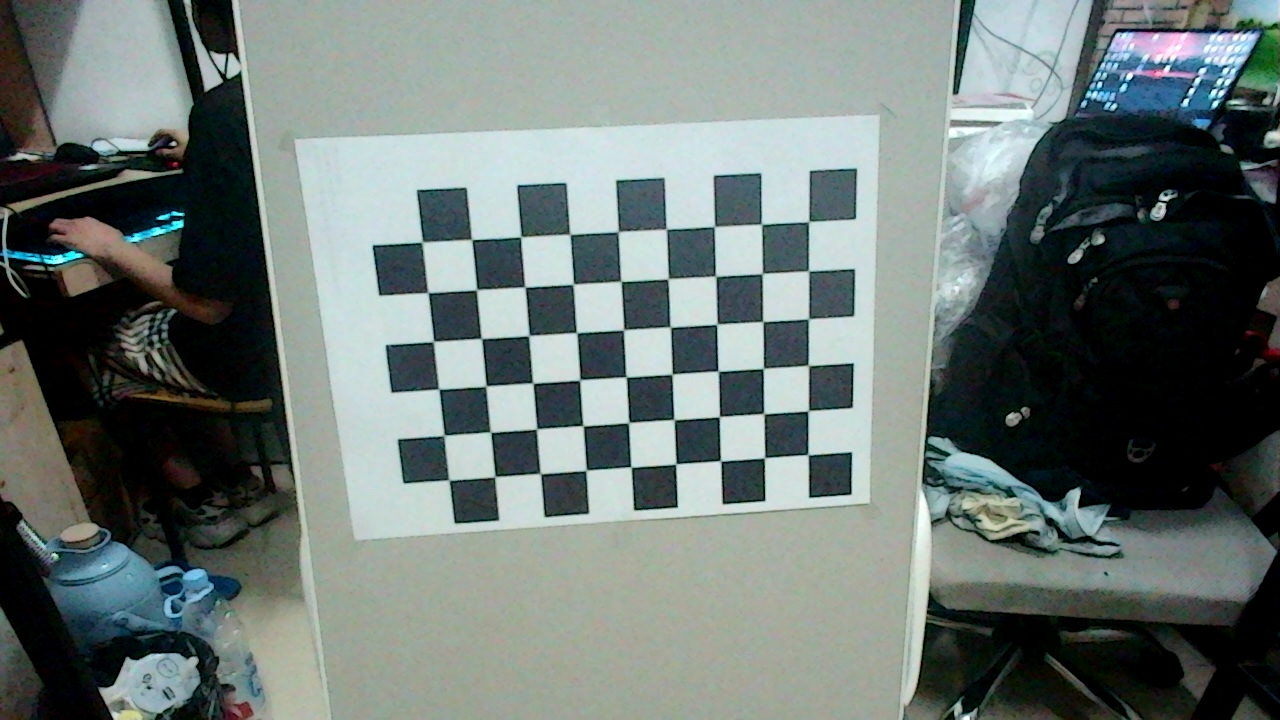
#> input picture HFUT_SmartGlasses/dev_tools/cam_demarcate_tool/l_imgs/l_cam_img0.jpg, 1280 x 720 px; its folder holds only this picture in this run
$ python cam_demarcate_tool.py
#> lines starting #> are read from the running program, lines starting #| are printed output that depends on the picture; after the words box and inside, x2 and y2 are one past the last pixel; in counts of white or black regions, pixels touching at a corner belong together; long printed decimals are rounded
import cv2
import numpy as np
import glob
"""
张氏标定相关具体讲解和相机采样过程，respect to 张正友：
（上、中、下）
https://blog.csdn.net/qq_37059483/article/details/79481014
https://blog.csdn.net/qq_37059483/article/details/79482541
https://blog.csdn.net/qq_37059483/article/details/79836411
"""
# 设置寻找亚像素角点的参数，采用的停止准则是最大循环次数30和最大误差容限0.001
criteria = (cv2.TERM_CRITERIA_MAX_ITER | cv2.TERM_CRITERIA_EPS, 30, 0.001)

# 获取标定板角点的位置
objp = np.zeros((6 * 9, 3), np.float32)
objp[:, :2] = np.mgrid[0:9, 0:6].T.reshape(-1, 2)  # 将世界坐标系建在标定板上，所有点的Z坐标全部为0，所以只需要赋值x和y

obj_points = []  # 存储3D点
img_points = []  # 存储2D点

images = glob.glob("l_imgs/*.jpg")
for fname in images:
    img = cv2.imread(fname)
#> img is the input picture: shape (720, 1280, 3); mean B, G, R 115.6, 118.5, 107.7
    cv2.imshow('img', img)
    gray = cv2.cvtColor(img, cv2.COLOR_BGR2GRAY)
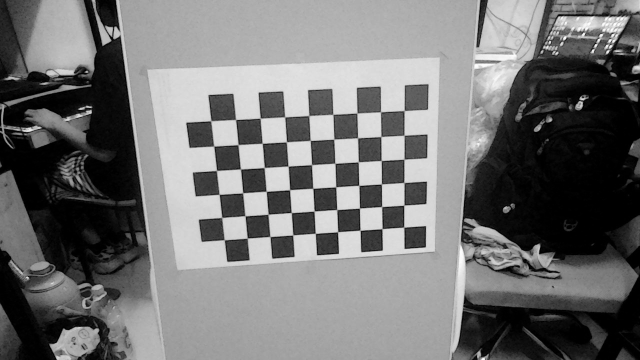
#> gray: shape (720, 1280) (shown at 1/2 size); min 0, max 255, mean 114.9

    size = gray.shape[::-1]
    ret, corners = cv2.findChessboardCorners(gray, (6, 9), None)
#> ret = True; corners = 54 rows, first 8: [809.2, 221.2], [808.5, 270.6], [808, 319.1], [808, 364.8], [808.4, 410.5], [807.6, 454.5], [761.4, 224], [761.9, 273.9]
    print(ret)
#| True

    if ret:

        obj_points.append(objp)

        corners2 = cv2.cornerSubPix(gray, corners, (5, 5), (-1, -1), criteria)  # 在原角点的基础上寻找亚像素角点
#> corners2 = 54 rows, first 8: [808.7, 221.5], [808.4, 270.9], [808.4, 318.9], [808.3, 365.4], [808.1, 410.8], [807.8, 454.6], [761.5, 224.2], [762.2, 273.6]
        # print(corners2)
        if [corners2]:
            img_points.append(corners2)
        else:
            img_points.append(corners)

        cv2.drawChessboardCorners(img, (8, 6), corners, ret)  # 记住，OpenCV的绘制函数一般无返回值
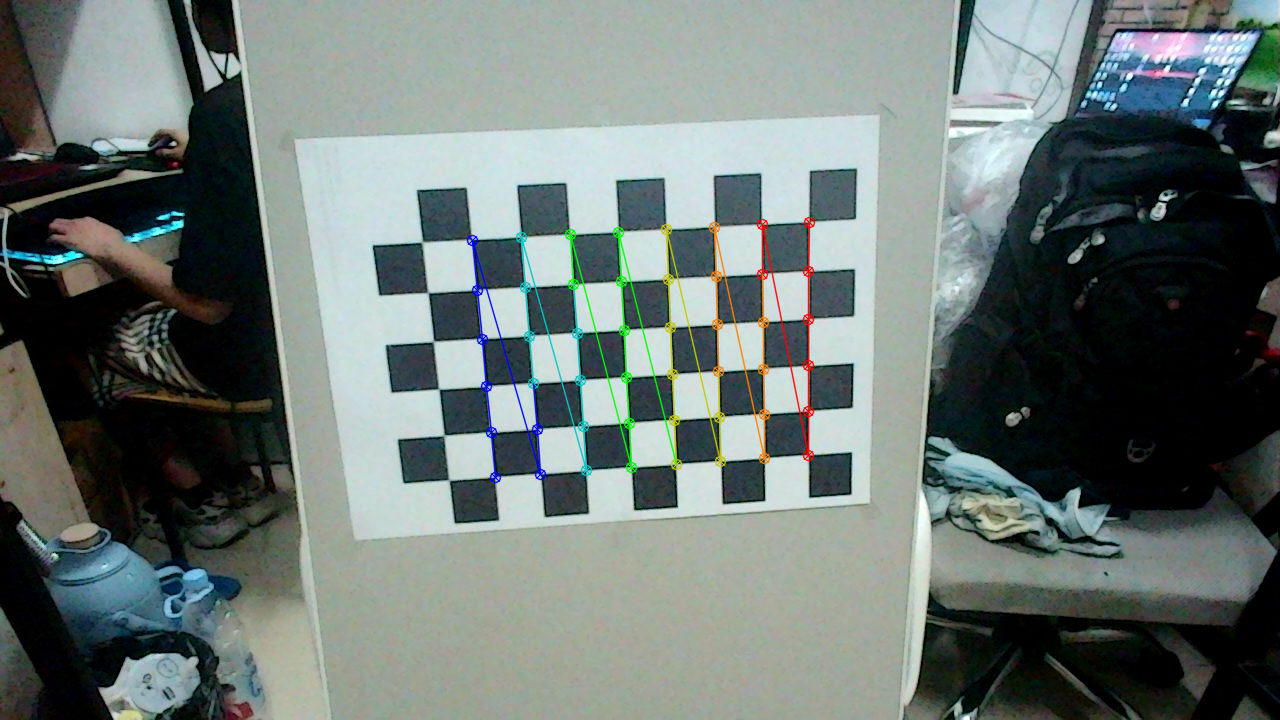
#> img: shape (720, 1280, 3); 1.57% of pixels changed, all inside (x1, y1, x2, y2) = (466, 216, 816, 484)
        cv2.imshow('img', img)
        cv2.waitKey(2000)

print(len(img_points))
#| 1
cv2.destroyAllWindows()

# 标定
ret, mtx, dist, rvecs, tvecs = cv2.calibrateCamera(obj_points, img_points, size, None, None)
#> ret = 80.35; mtx = [[35976, 0, 658.3], [0, 9685.6, 388.9], [0, 0, 1]]; dist = [[-309, -0.409, -3.77, -1.24, -6.3e-05]]; rvecs = ([-0.666, 1.32, 1.08],); tvecs = ([2.18, -3.69, 480.3],)

print("ret:", ret)
#| ret: 80.350
print("mtx:\n", mtx)  # 内参数矩阵
#| mtx:
#|  [[3.59759899e+04 0.00000000e+00 6.58250407e+02]
#|  [0.00000000e+00 9.68555886e+03 3.88901403e+02]
#|  [0.00000000e+00 0.00000000e+00 1.00000000e+00]]
print("dist:\n", dist)  # 畸变系数   distortion cofficients = (k_1,k_2,p_1,p_2,k_3)
#| dist:
#|  [[-3.08959137e+02 -4.08919814e-01 -3.77288820e+00 -1.24180134e+00
#|   -6.29730436e-05]]
print("rvecs:\n", rvecs)  # 旋转向量  # 外参数
#| rvecs:
#|  (array([[-0.6662],
#|        [ 1.318],
#|        [ 1.081]]),)
print("tvecs:\n", tvecs)  # 平移向量  # 外参数
#| tvecs:
#|  (array([[  2.176],
#|        [ -3.693],
#|        [480.343]]),)
print("-----------------------------------------------------")


import cv2
import glob  # python内建文件操作模块

l_imgs_path_list = glob.glob("l_imgs/*.jpg")
r_imgs_path_list = glob.glob("r_imgs/*.jpg")
for l_img_path in l_imgs_path_list:
    r_img_path = l_img_path.replace('l', 'r')
    l_img = cv2.imread(l_img_path)
    r_img = cv2.imread(r_img_path)
    cv2.imshow('l_img', l_img)
    cv2.imshow('r_img', r_img)

$ run again, on HFUT_SmartGlasses/dev_tools/cam_demarcate_tool/l_imgs/l_cam_img12.jpg
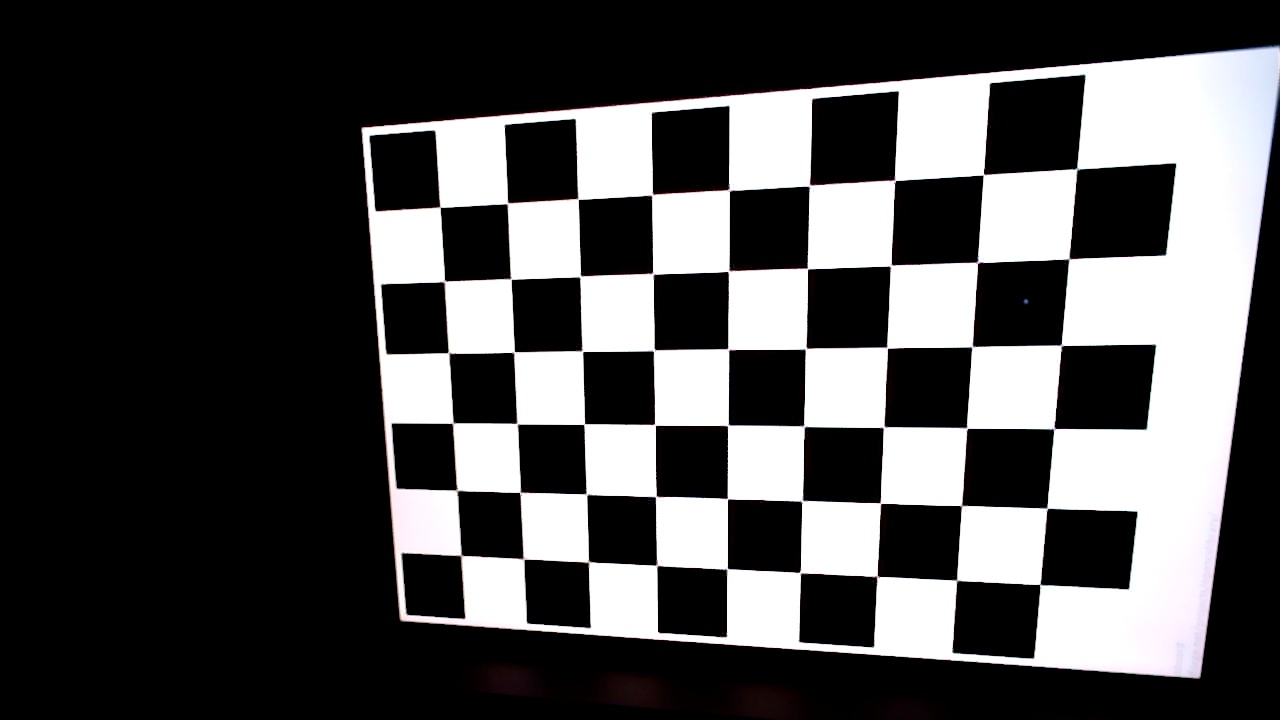
#> input picture HFUT_SmartGlasses/dev_tools/cam_demarcate_tool/l_imgs/l_cam_img12.jpg, 1280 x 720 px
#> img is the input picture: shape (720, 1280, 3); mean B, G, R 78.3, 77.8, 78.3
#> `ret, corners = cv2.findChessboardCorners(gray, (6, 9), None)`: ret = True; corners = 54 rows, first 8: [461, 555.5], [459.3, 488.6], [452.6, 420.2], [448.1, 355.5], [445.5, 282], [441, 208], [523, 559], [521.5, 492.5]
#| True
#> corners2 = 54 rows, first 8: [461, 555.4], [456.9, 490.2], [452.8, 423.2], [448.5, 352.7], [444.4, 281.3], [440.1, 207.1], [523.7, 559.1], [520, 492.4]
#> `cv2.drawChessboardCorners(img, (8, 6), corners, ret)`:
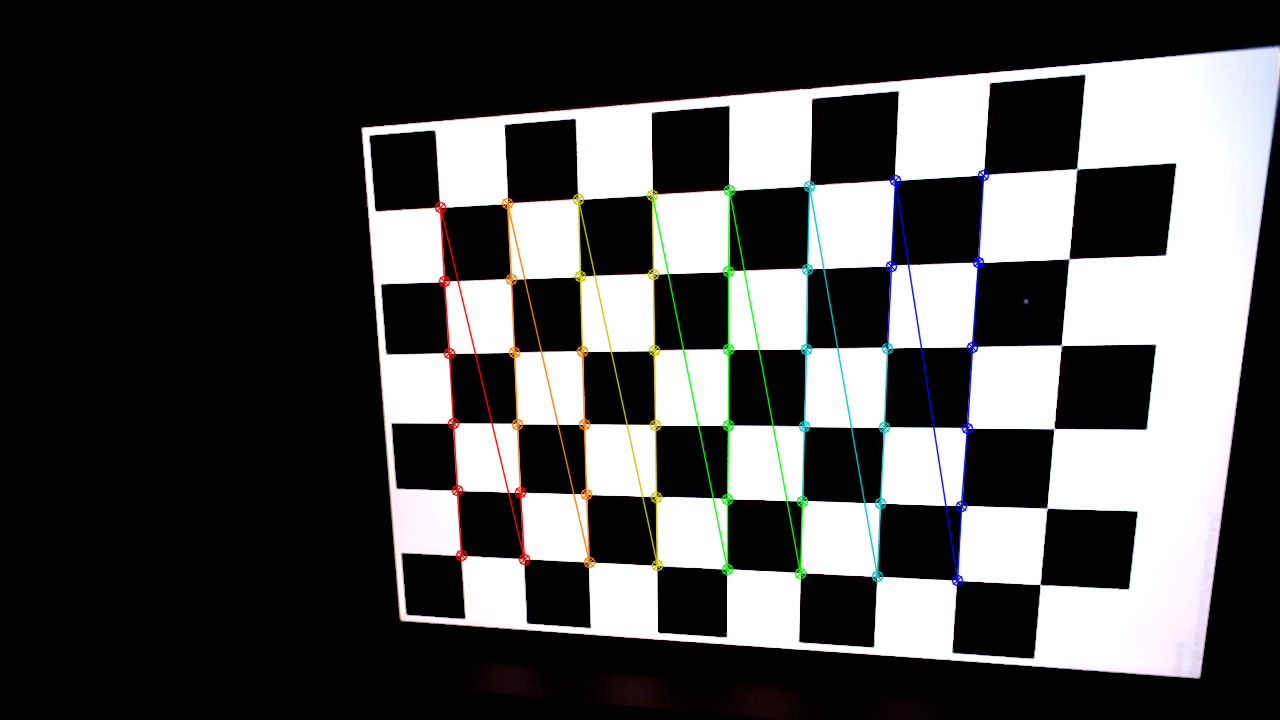
#> img: shape (720, 1280, 3); 2.26% of pixels changed, all inside (x1, y1, x2, y2) = (434, 169, 990, 587)
#| 1
#> `ret, mtx, dist, rvecs, tvecs = cv2.calibrateCamera(obj_points, img_poi..`: ret = 128.3; mtx = [[7260.9, 0, 565.8], [0, 13602.2, -132.3], [0, 0, 1]]; dist = [[949.3, -155944.4, -7.31, -2.83, -18864]]; rvecs = ([1.21, 1.1, -1.18],); tvecs = ([-1.02, 3.63, 105.1],)
#| ret: 128.310
#| mtx:
#|  [[ 7.26092463e+03  0.00000000e+00  5.65761194e+02]
#|  [ 0.00000000e+00  1.36021698e+04 -1.32290116e+02]
#|  [ 0.00000000e+00  0.00000000e+00  1.00000000e+00]]
#| dist:
#|  [[ 9.49257292e+02 -1.55944352e+05 -7.30950690e+00 -2.83423057e+00
#|   -1.88640148e+04]]
#| rvecs:
#|  (array([[ 1.209],
#|        [ 1.102],
#|        [-1.184]]),)
#| tvecs:
#|  (array([[ -1.023],
#|        [  3.634],
#|        [105.087 ]]),)

$ run again, on HFUT_SmartGlasses/dev_tools/cam_demarcate_tool/l_imgs/l_cam_img13.jpg
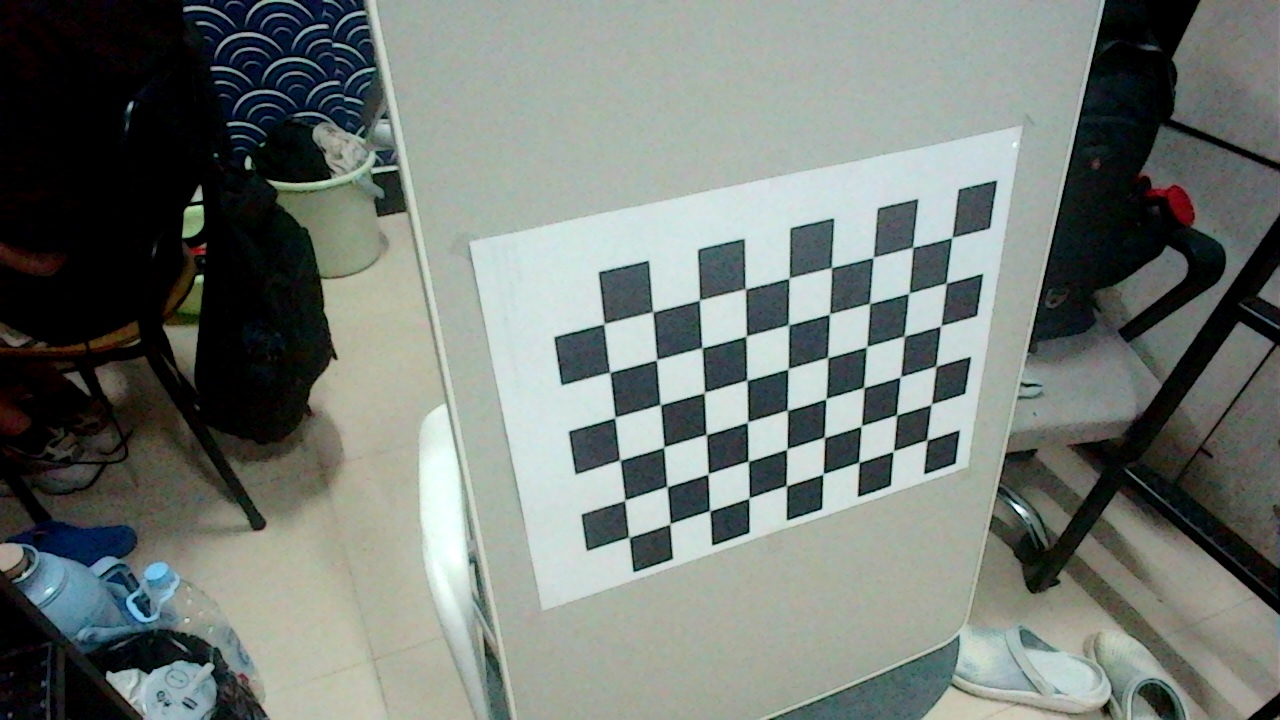
#> input picture HFUT_SmartGlasses/dev_tools/cam_demarcate_tool/l_imgs/l_cam_img13.jpg, 1280 x 720 px
#> img is the input picture: shape (720, 1280, 3); mean B, G, R 116.7, 121.8, 114.6
#> `gray = cv2.cvtColor(img, cv2.COLOR_BGR2GRAY)`:
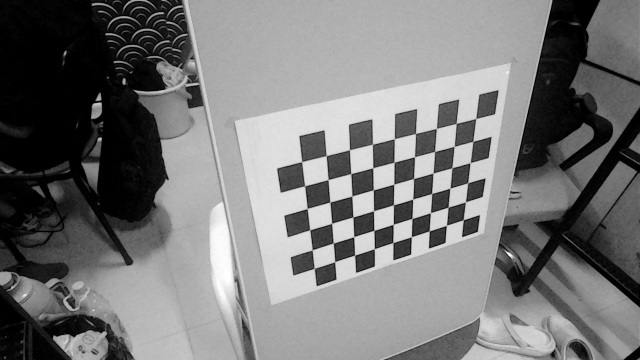
#> gray: shape (720, 1280) (shown at 1/2 size); min 0, max 255, mean 119.1
#> `ret, corners = cv2.findChessboardCorners(gray, (6, 9), None)`: ret = True; corners = 54 rows, first 8: [951.4, 238.1], [946, 282.7], [940.6, 325.8], [936.1, 366.3], [931.7, 403.5], [926.6, 439.9], [912.7, 247.3], [908.2, 294]
#| True
#> corners2 = 54 rows, first 8: [951.7, 237.5], [946.1, 283.2], [940.5, 325.7], [935.8, 366.3], [931.3, 404.2], [926.9, 439.9], [912.7, 247.2], [908.8, 293.3]
#> `cv2.drawChessboardCorners(img, (8, 6), corners, ret)`:
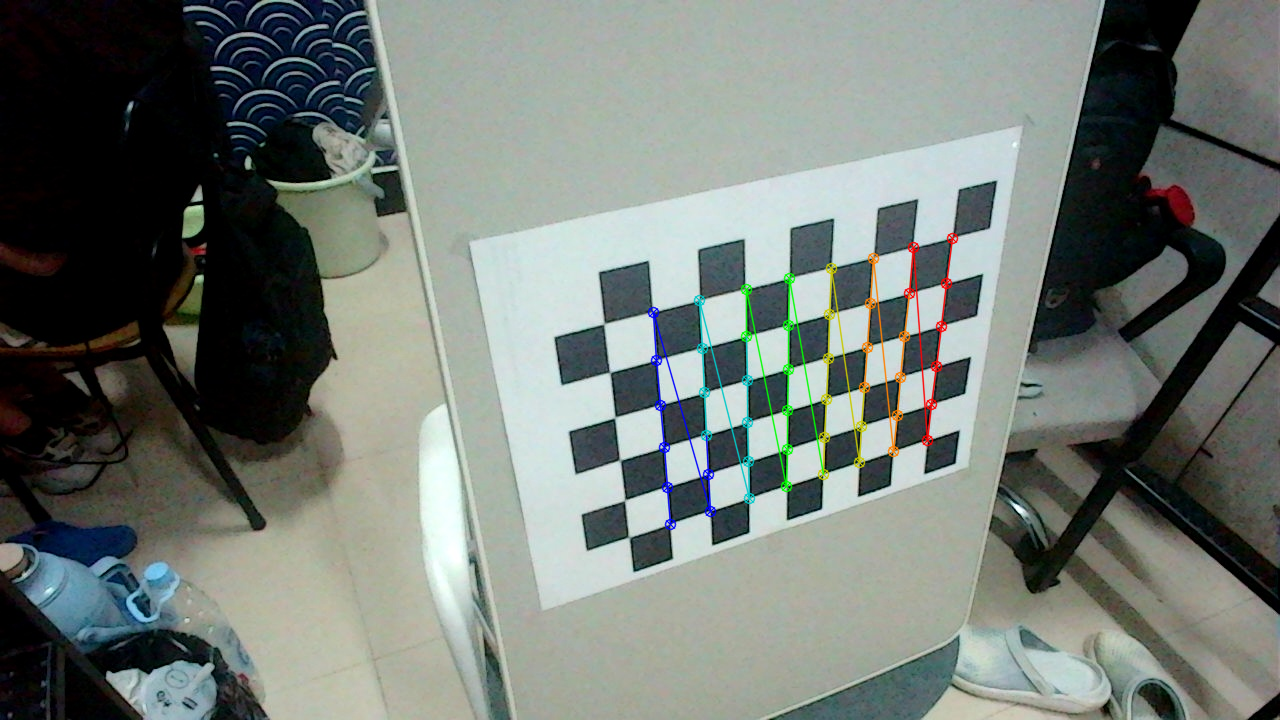
#> img: shape (720, 1280, 3); 1.41% of pixels changed, all inside (x1, y1, x2, y2) = (647, 232, 959, 531)
#| 1
#> `ret, mtx, dist, rvecs, tvecs = cv2.calibrateCamera(obj_points, img_poi..`: ret = 67.24; mtx = [[3095.3, 0, 674.2], [0, 6244, -78.86], [0, 0, 1]]; dist = [[263.6, -13145, -2.67, -3.27, 10136]]; rvecs = ([1.08, -1.22, 1.26],); tvecs = ([5.19, 3.64, 63.14],)
#| ret: 67.235
#| mtx:
#|  [[ 3.09525216e+03  0.00000000e+00  6.74242509e+02]
#|  [ 0.00000000e+00  6.24398016e+03 -7.88611160e+01]
#|  [ 0.00000000e+00  0.00000000e+00  1.00000000e+00]]
#| dist:
#|  [[ 2.63620116e+02 -1.31449567e+04 -2.66754071e+00 -3.27019109e+00
#|    1.01360264e+04]]
#| rvecs:
#|  (array([[ 1.080],
#|        [-1.217],
#|        [ 1.261]]),)
#| tvecs:
#|  (array([[ 5.188],
#|        [ 3.640],
#|        [63.137]]),)
